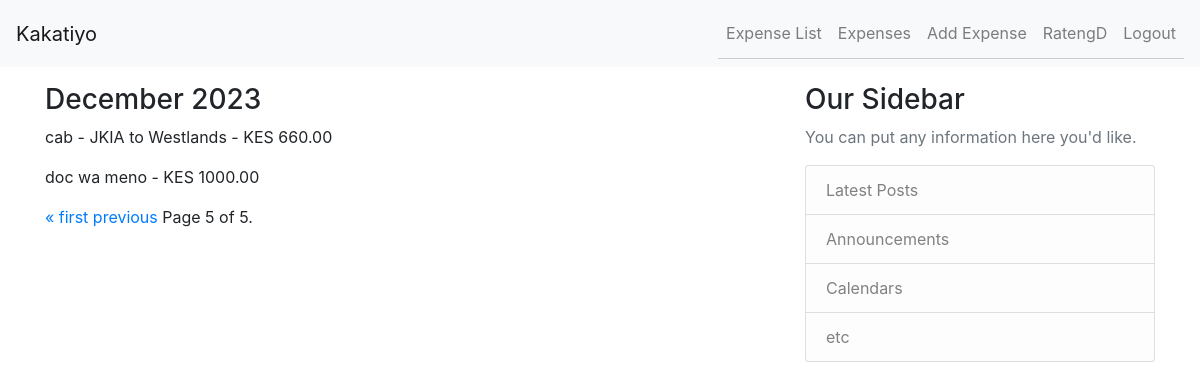
Before: /expenses/?page=5 (signed in) with the older database file.
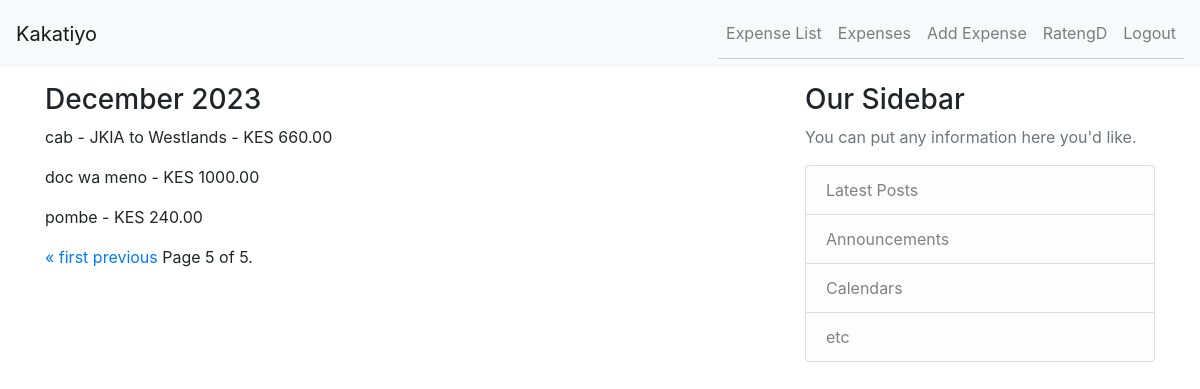
After: the same page with the newer database file.
### tracker/models.py (models this page shows, shortened)
class Expense(models.Model):
    user = models.ForeignKey(User, on_delete=models.CASCADE)
    date = models.DateField()
    description = models.CharField(max_length=200)
    amount = models.DecimalField(max_digits=10, decimal_places=2)
    category = models.ForeignKey(
        Category, on_delete=models.SET_NULL, null=True, blank=True)

### tracker/views.py (the view)
# urls.py: path('expenses/', paginated_view, name="paginated"),
@login_required
def paginated_view(request):
    queryset = Expense.objects.all()
    expenses_by_month = {}
    for expense in queryset:
        month_year = expense.date.strftime('%B %Y')
        if month_year not in expenses_by_month:
            expenses_by_month[month_year] = []
        expenses_by_month[month_year].append(expense)
    sorted_months = sorted(expenses_by_month.keys(), reverse=True)
    paginator = Paginator(sorted_months, 1)
    current_month_year = datetime.now().strftime('%B %Y')
    default_page_index = sorted_months.index(current_month_year)
    default_page = paginator.page(
        (default_page_index // paginator.per_page) * paginator.per_page + 1)
    page = request.GET.get('page', default_page)
    try:
        month_year = paginator.page(page).object_list[0]
        months = paginator.page(page)
    except PageNotAnInteger:
        month_year = paginator.page(1).object_list[0]
        months = paginator.page(1)
    except EmptyPage:
        month_year = paginator.page(paginator.num_pages).object_list[0]
        months = paginator.page(paginator.num_pages)
    expenses = expenses_by_month.get(month_year, [])
    return render(request, 'tracker/paginated.html', {'months': months, 'expenses': expenses})

### tracker/templates/tracker/paginated.html (shortened to what this page needs)
{% extends "base.html" %} {% block content %}
{% for month in months %}
<h3>{{ month }}</h3>
{% for expense in expenses %}
<p>{{ expense.description }} - KES {{ expense.amount }}</p>
 {% endfor %} {% endfor %}
<div class="pagination">
	<span class="step-links">
		{% if months.has_previous %}
		<a href="?page=1">&laquo; first</a>
		<a href="?page={{ months.previous_page_number }}">previous</a>
		{% endif %}
		<span class="current">
			Page {{ months.number }} of {{ months.paginator.num_pages }}.
		</span>
	</span>
</div>
{% endblock %}

Changed rows visible on the page:
added Expense: description "pombe", amount "240.00"
